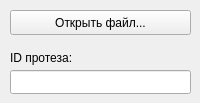
      <widget class="QWidget" name="tab_2">
       <property name="sizePolicy">
        <sizepolicy hsizetype="Maximum" vsizetype="Maximum">
         <horstretch>0</horstretch>
         <verstretch>0</verstretch>
        </sizepolicy>
       </property>
       <attribute name="title">
        <string>Записи тестов</string>
       </attribute>
       <widget class="QPushButton" name="pb_openLogfile">
        <property name="geometry">
         <rect>
          <x>10</x>
          <y>10</y>
          <width>181</width>
          <height>25</height>
         </rect>
        </property>
        <property name="text">
         <string>Открыть файл...</string>
        </property>
       </widget>
       <widget class="QLabel" name="label_4">
        <property name="geometry">
         <rect>
          <x>10</x>
          <y>50</y>
          <width>161</width>
          <height>16</height>
         </rect>
        </property>
        <property name="sizePolicy">
         <sizepolicy hsizetype="Minimum" vsizetype="Fixed">
          <horstretch>0</horstretch>
          <verstretch>0</verstretch>
         </sizepolicy>
        </property>
        <property name="maximumSize">
         <size>
          <width>16777215</width>
          <height>16777215</height>
         </size>
        </property>
        <property name="text">
         <string>ID протеза:</string>
        </property>
        <property name="alignment">
         <set>Qt::AlignLeading|Qt::AlignLeft|Qt::AlignVCenter</set>
        </property>
       </widget>
       <widget class="QLineEdit" name="le_prosthesisId2">
        <property name="geometry">
         <rect>
          <x>10</x>
          <y>70</y>
          <width>181</width>
          <height>24</height>
         </rect>
        </property>
        <property name="sizePolicy">
         <sizepolicy hsizetype="Expanding" vsizetype="Fixed">
          <horstretch>0</horstretch>
          <verstretch>0</verstretch>
         </sizepolicy>
        </property>
        <property name="maximumSize">
         <size>
          <width>16777215</width>
          <height>16777215</height>
         </size>
        </property>
       </widget>
      </widget>
